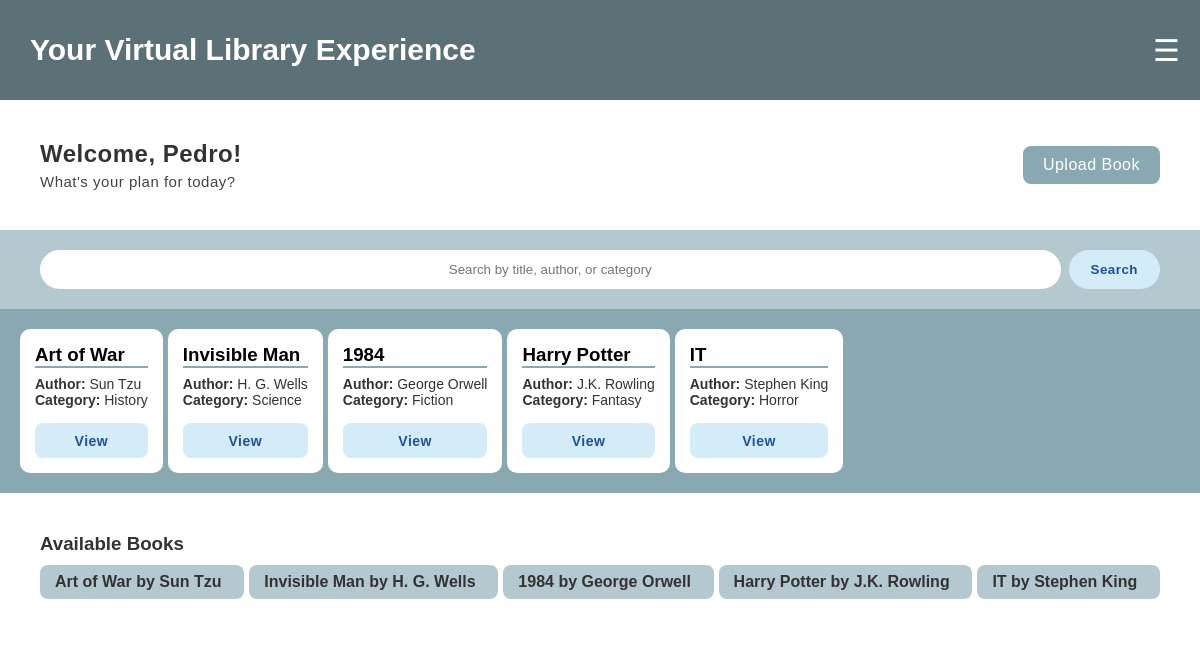
The page /ebook_system/index.php (signed in) on the database its author committed.
### tables this page shows
CREATE TABLE `books` (
  `book_id` int(11) NOT NULL,
  `title` varchar(255) NOT NULL,
  `author_id` int(11) NOT NULL,
  `file_path` varchar(255) NOT NULL,
  `description` text DEFAULT NULL,
  `uploaded_by` int(11) DEFAULT NULL,
  `upload_date` timestamp NOT NULL DEFAULT current_timestamp()
);

CREATE TABLE `authors` (
  `author_id` int(11) NOT NULL,
  `author_name` varchar(255) NOT NULL
);

### ebook_system/index.php (the view, shortened to what this page needs)
<?php
include('db.php');
include('header.php');
$search_term = '';
$sql = "
SELECT
    b.book_id,
    b.title,
    a.author_name,
    GROUP_CONCAT(c.name SEPARATOR ', ') AS categories
FROM books b
JOIN authors a ON b.author_id = a.author_id
LEFT JOIN book_categories bc ON b.book_id = bc.book_id
LEFT JOIN categories c ON bc.category_id = c.category_id
WHERE
    b.title LIKE '%$search_term%'
    OR a.author_name LIKE '%$search_term%'
    OR c.name LIKE '%$search_term%'
GROUP BY b.book_id
";
$result = $conn->query($sql);
?>
<!DOCTYPE html>
<html lang="en">
<head>
    <link rel="stylesheet" href="css/index.css">
</head>
<body>
<div class="main">
    <div class="main-txt">
        <h2>Welcome, <?php echo htmlspecialchars($_SESSION['name']); ?>!</h2>
        <p>What's your plan for today?</p>
    </div>
    <div class="main-action">
        <a href="upload_book.php">Upload Book</a>
    </div>
</div>
<form action="index.php" method="POST">
    <input id="search-term" type="text" name="search_term" placeholder="Search by title, author, or category"
           value="<?php echo htmlspecialchars($search_term); ?>" required>
    <button id="search-btn" type="submit" name="search">Search</button>
</form>
<div class="books-result">
<?php
if ($result && $result->num_rows > 0) {
    while ($row = $result->fetch_assoc()) {
        echo "<div class='book-item'>";
        echo "<h3>{$row['title']}</h3>";
        echo "<p><strong>Author:</strong> {$row['author_name']}</p>";
        echo "<p><strong>Category:</strong> {$row['categories']}</p>";
        echo "<a href='book_details.php?book_id={$row['book_id']}'>View</a>";
        echo "</div>";
    }
} else {
    echo "<p>No books found matching your search.</p>";
}
?>
</div>
<div class="featured-books">
    <h3>Available Books</h3>
    <div class="book-list">
<?php
$sqlz = "
SELECT b.book_id, b.title, a.author_name
FROM books b
JOIN authors a ON b.author_id = a.author_id
";
$resultz = $conn->query($sqlz);
if ($resultz) {
    while ($book = $resultz->fetch_assoc()) {
        echo "<a href='book_details.php?book_id={$book['book_id']}'>";
        echo "{$book['title']} by {$book['author_name']}";
        echo "</a>";
    }
}
?>
    </div>
</div>
</body>
</html>

### ebook_system/css/header.css (style rules this page uses)
body { margin: 0; padding: 0; overflow-x: hidden; }

### ebook_system/css/index.css (style rules this page uses)
* { font-family: 'Poppins', sans-serif }
.main { display: flex; flex-direction: row; justify-content: space-between; background-color: #fff; padding: 140px 40px 40px 40px; }
.main-txt { display: flex; flex-direction: column; gap: 0; }
.main-txt h2 { color: #333; letter-spacing: 0.5px; margin: 0 0 5px 0; }
.main-txt p { color: #444; font-size: 15px; letter-spacing: 0.5px; margin: 0; }
.main-action { display: flex; align-items: center; }
.main-action a { letter-spacing: 0.5px; padding: 10px 20px; border-radius: 8px; background-color: #89A8B2; text-decoration: none; color: #fff; transition: transform 0.3s ease-in-out; }
form { display: flex; justify-content: center; gap: 8px; background-color: #B3C8CF; margin: 0; padding: 20px 40px; }
#search-term { border: 2px solid transparent; border-radius: 20px; padding: 8px 40px; width: 100%; background-color: #fff; color: #333; outline: none; transition: border-color 0.3s ease-in-out, background-color 0.3s ease-in-out; flex-grow: 1; text-align: center; }
#search-btn { letter-spacing: 0.5px; background-color: #D4EBF8; border: 2px solid transparent; border-radius: 20px; padding: 10px 20px; font-weight: 600; color: #1F509A; transition: background-color 0.3s ease-in-out; }
.books-result { padding: 20px; display: flex; flex-direction: row; flex-wrap: wrap; overflow-y: auto; background-color: #89A8B2; gap: 5px; }
.book-item { display: flex; flex-direction: column; justify-content: center; border-radius: 10px; padding: 15px; background-color: #fff; }
.book-item h3 { border-bottom: 2px solid #89A8B2; margin: 0 0 8px 0; }
.book-item p { font-size: 14px; color: #333; margin: 0; }
.book-item a { text-decoration: none; background-color: #D4EBF8; display: flex; align-items: center; justify-content: center; color: #1F509A; border-radius: 8px; margin-top: 15px; transition: background-color 0.3s ease-in-out; height: 35px; font-size: 14px; font-weight: 600; letter-spacing: 0.5px; }
.book-list { gap: 5px; display: flex; flex-wrap: wrap; }
.featured-books { background-color: #fff; margin: 0; padding: 40px; display: flex; flex-direction: column; }
.featured-books h3 { margin: 0 0 10px 0; color: #333; }
.featured-books a { display: flex; padding: 8px 15px; text-decoration: none; font-weight: 600; color: #333; transition: background-color 0.3s ease-in-out; margin: 0; border-radius: 8px; background-color: #B3C8CF; flex-grow: 1; }

### rows shown on the page
books: title "Art of War", author.author_name "Sun Tzu", categories "History"
books: title "Invisible Man", author.author_name "H. G. Wells", categories "Science"
books: title "1984", author.author_name "George Orwell", categories "Fiction"
books: title "Harry Potter", author.author_name "J.K. Rowling", categories "Fantasy"
books: title "IT", author.author_name "Stephen King", categories "Horror"

### other values the page prints
$_SESSION['name'] "Pedro"
